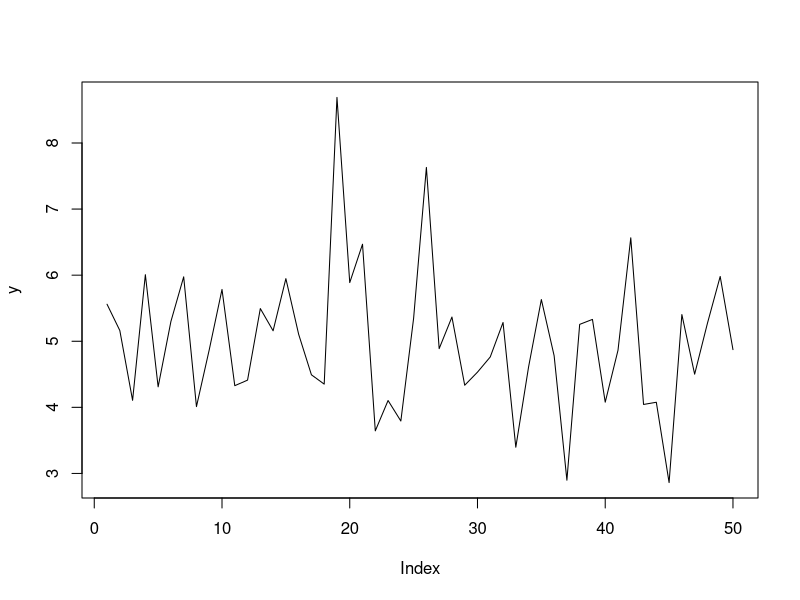
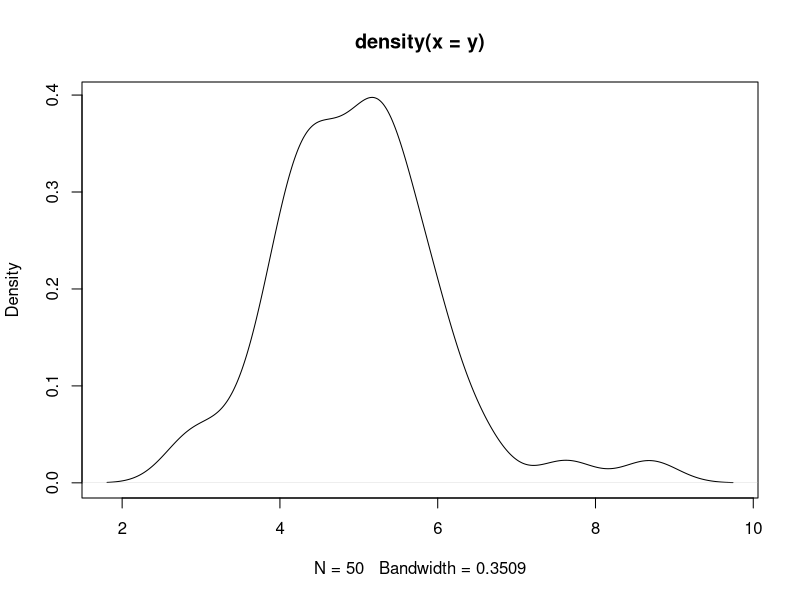

Generate these figures, in order, with R: (Note: this script raises an error after producing the figures.)
#####################################################################
#
#  The program implements a Random Walk Metropolis Hastings algorithm
#  for the mean of a student-t data model with the 'standard' 
#  noninformative prior proporitonal to 1/sigma
#
#  Code written by Catherine Forbes (let me know if you spot any errors!)
#
#######################################################################

# Generate some iid data y = mu + sig*eps where eps is standardised student-t(5)
set.seed(23395710)

mutrue <- 5
sigtrue <- 1
psitrue <- 5
lam<-sqrt((psitrue-2)/psitrue)
nobs<-50
eps<-rt(n=nobs,df=psitrue)*lam
y<-mutrue+sigtrue*eps

# take a look at the data just generated
par(mfrow=c(1,1))
plot(y,type="l")
plot(density(y))


# set up all functions needed for Algorithm 2

logpkernel.f = function(y_in, mu_in, sig_in, psi_in){
  
  # this function produces the log of equation (4) on slide 32
  
  T = length(y_in) 
  logkernel = -(T+1)*log(sig_in) # a scalar
  terms = -0.5*(psi_in+1)*log(1+(((y_in - mu_in)/sig_in)^2)/(psi_in-2))   # a vector
  
 out = logkernel+sum(terms)   # a scalar
 return(out)
}

IG.f = function(sigin, vin, sigsqhatin){
  
  # this is essential the "Gael_dens_IG.f" function
  # it computes the value of the pdf of the IG(vin,sigsqhatin) distribution
  # at each value of the variate 'sigin'
  
  out = (2/gamma(vin/2))*((vin*sigsqhatin/2)^(vin/2))*exp(-vin*sigsqhatin/(2*sigin^2))/(sigin^(vin+1))
  return(out)
}

mu_RWMH.f = function(mu_last, sig_in, y_in, psi_in, sig_tune){
  
  # this function completes an RWMH step for the full conditional of mu
  # see notes slide 43
  
  mu_c = rnorm(1,mean=mu_last,sd=sig_tune) #candidate draw
  
  # calculate the MH ratio, using logs for stability
  # note do not need to evaluate the candidate density at all!
  logalpha = logpkernel.f(y_in, mu_c, sig_in, psi_in) 
  logalpha = logalpha - logpkernel.f(y_in, mu_last, sig_in, psi_in)
  
  alpha = min(1, exp(logalpha))
   
  # choose between the candidate mu and the mu from the previous iteration
  if(alpha==1){
    out = mu_c
  } else if (runif(1,0,1)<=alpha){
    out = mu_c
  } else
    out = mu_last
  
return(out)

}


logpzetakernel.f = function(y_in, mu_in, zeta_in, psi_in){
  
  # this function produces the log of target p*(zeta)
  # see slide 44
  
  T = length(y_in) 
  logkernel = -zeta_in*(T) # a scalar
  terms = -0.5*(psi_in+1)*log(1+(((y_in - mu_in)/exp(zeta_in))^2)/(psi_in-2))   # a vector
  
  out = logkernel+sum(terms)   # a scalar
  return(out)
}


sig_RWMH.f = function(mu_in, sig_last, y_in, psi_in, sig_tune){
  
  # this function completes an RWMH step for the full conditional of sig
  # see slide 44
  
  # transform sig_last so no longer constrained
  zeta_last = log(sig_last)
  
  zeta_c = rnorm(1,mean=zeta_last,sd=sig_tune) #candidate draw
  
  # calculate the MH ratio, using logs for stability
  
  # note do not need to evaluate the candidate density at all!
  logalpha = logpzetakernel.f(y_in, mu_in, zeta_c, psi_in) 
  logalpha = logalpha - logpzetakernel.f(y_in, mu_in, zeta_last, psi_in)
  
  alpha = min(1, exp(logalpha))
  
  # choose between the candidate sig and the sig from the previous iteration
  if(alpha==1){
    out = zeta_c
    
  } else if (runif(1,0,1)<=alpha){
    out = zeta_c
    
  } else
    out = zeta_last
    
  #transform back to return sigma, not zeta
  out = exp(out) 
  return(out)
  
}


### Algorithm 2 (Random Walk MH)

# define number of desired iterations
B = 100 # burn-in draws
NG = 10000 # retained draws

# fix psi to its true value
psi = psitrue

# set up storage for MCMC draws
RWMHGibbs = matrix(c(0),nrow=(B+NG),ncol=2)

# initialise MCMC
RWMHGibbs[1,] = c(mean(y),sd(y))

# PLAY AROUND WITH THESE VALUES
tuner<-c(0.1,0.1) #tuning parameters for mu and sig, respectively

# run the MH within Gibbs scheme!
for(iter in 2:(B+NG)){
  # sample mu (FIXED HERE)
  RWMHGibbs[iter,1] = mu_RWMH.f(RWMHGibbs[(iter-1),1], RWMHGibbs[(iter-1),2], y, psi,tuner[1])
  
  # sample sigma (FIXED HERE)
  RWMHGibbs[iter,2] = sig_RWMH.f(RWMHGibbs[iter,1], RWMHGibbs[(iter-1),2], y, psi,tuner[2])
}
  
# Quick plot
quickgraph(RWMHGibbs,B,2)


## GGPLOT
mu_draws <- RWMHGibbs[,1]
sigma_draws <- RWMHGibbs[,2]
draw.num <- c(1:nrow(RWMHGibbs))

plot1 <- ggplot(data.frame(mu_draws,sigma_draws,draw.num),aes(x=draw.num,y=mu_draws))+geom_line(color="red")+labs(y=expression(paste(mu, " iterates")),x="Iterations")+ggtitle("Iterates from Algorithm 2 for Student t data problem")+geom_vline(xintercept=B,colour="green")
plot2 <- ggplot(data.frame(mu_draws,sigma_draws,draw.num),aes(x=draw.num,y=sigma_draws))+geom_line(color="blue")+labs(x="Iteratations",y=expression(paste(sigma, " iterates")))+geom_vline(xintercept=B,colour="green")

savepdf("Algorithm_2")
grid.arrange(plot1,plot2)
dev.off()